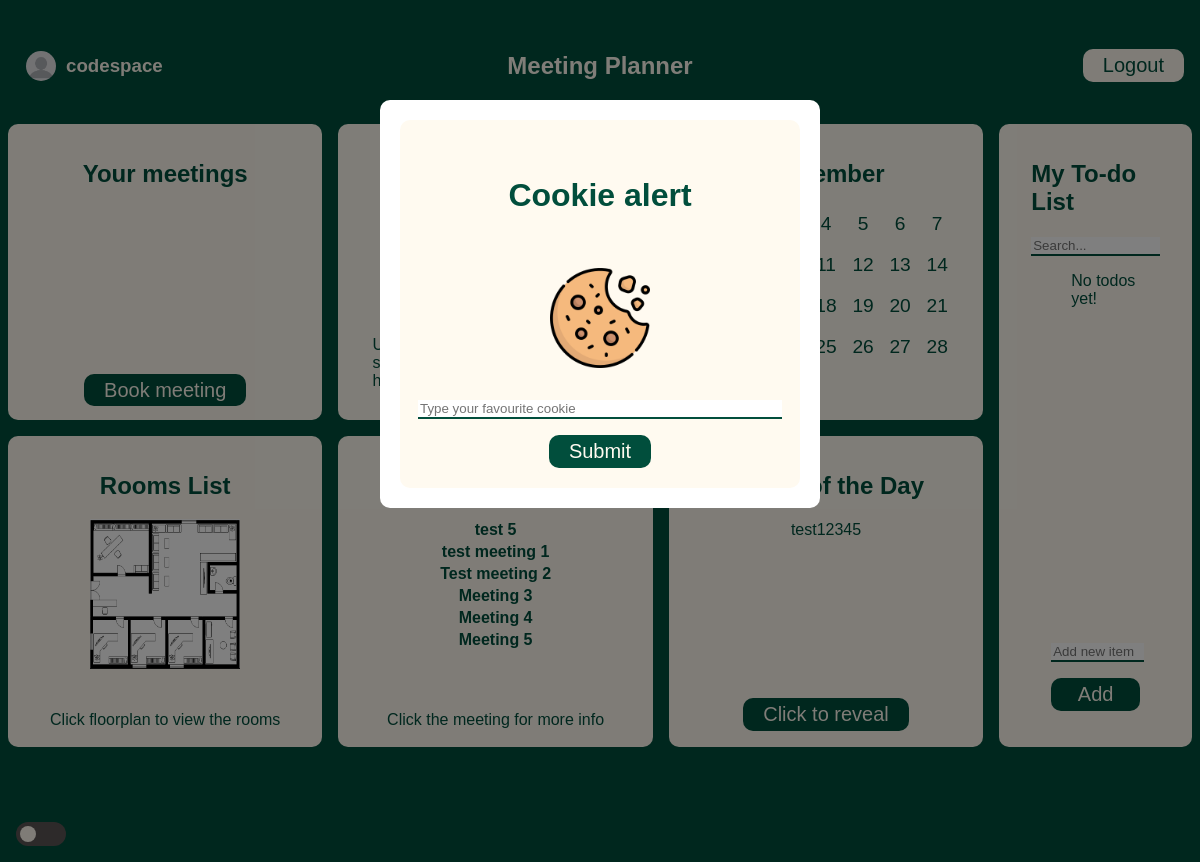
Page / (signed in) on the earlier database version.
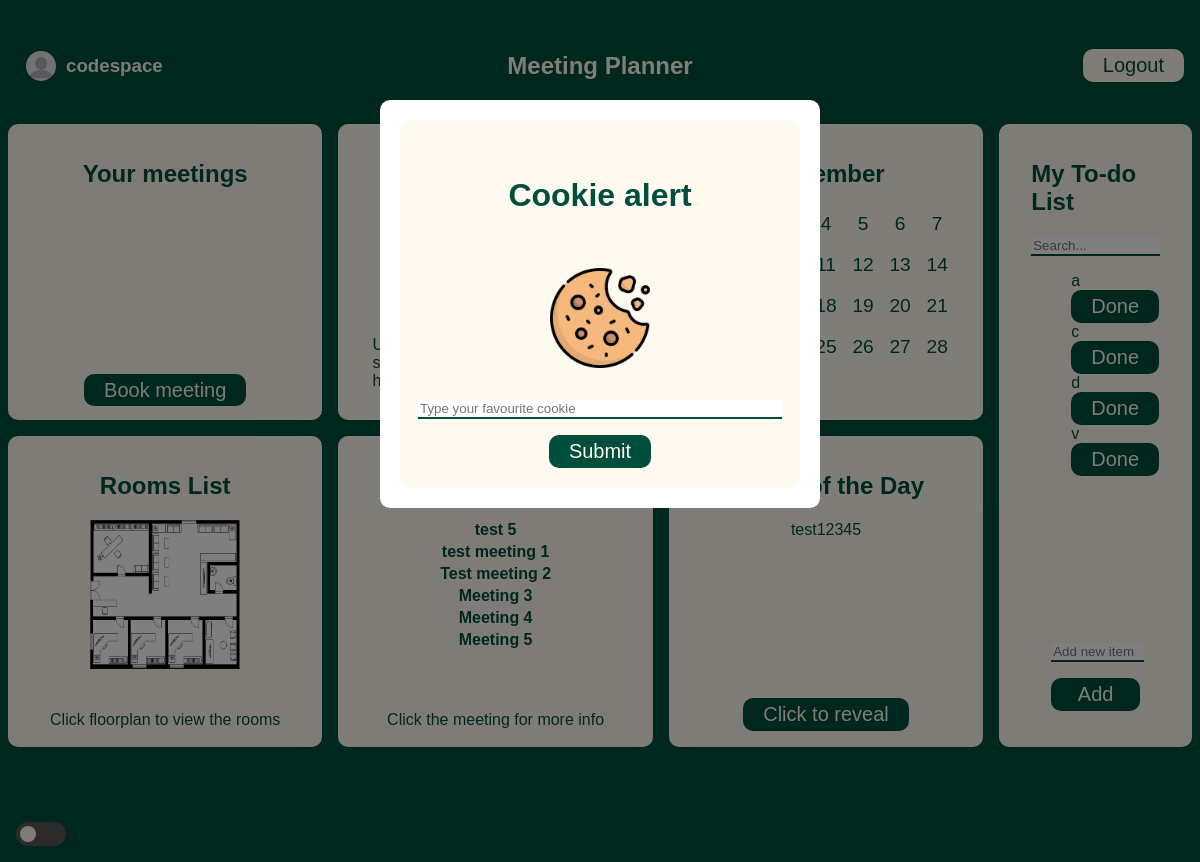
Same page on the later database version.
### meetings/models.py (models this page shows, shortened)
class Meeting(models.Model):
    title = models.CharField(max_length=200)
    date = models.DateField()
    start_time = models.TimeField(default=time(9))
    duration = models.IntegerField(default=1)
    room = models.ForeignKey(Room, on_delete=models.CASCADE)
    participants = models.ManyToManyField(
        get_user_model()
    )  # incase db changes we call m2m insted

class Todo(models.Model):
    user = models.ForeignKey(
        get_user_model(),
        on_delete=models.CASCADE
    )
    name = models.CharField(max_length=50)
    done = models.BooleanField(default=False)

### website/views.py (the view)
# urls.py: path("", welcome, name="welcome"),
def welcome(request):
    if request.user.is_authenticated:
        context = {
            "meetings": Meeting.objects.filter(
                participants__id=request.user.id, date__gt=timezone.now()
            ),
            "pastmeetings": Meeting.objects.filter(
                participants__id=request.user.id, date__lt=timezone.now()
            ).order_by("-date")[:6],
            "todos" : Todo.objects.filter(user=request.user, done=False)
        }
    else:
        context = {}
    return render(
        request, "website/welcome.html", context
    )  # dictionary is passed to the template

### templates/website/welcome.html (shortened to what this page needs)
{% extends "base.html" %}
{%load static%}
{% block extra_scripts %}
<link rel="stylesheet" href="{% static 'website/welcome.css' %}">
{% endblock %}
{% block content%}
<div id="modal" class="modal-overlay">
    <div class="modal-box">
        <form class="form" method="post" style="align-items: center;">
            <h1>Cookie alert</h1>
            <img src="{% static 'website/image.png' %}" height="100" width="100">
            <input required id="cookie" type="text" placeholder="Type your favourite cookie">
            <button type="submit" id="closeBtn" class="in-button">Submit</button>
        </form>
    </div>
</div>
<div class="home">
    <div>
        <div class="card">
            <div class="item dash meetings">
                <h2>Your meetings</h2>
                {% if user.is_authenticated %}
                <p class="in-actions" style="margin-top:auto"><a id="book" href="{% url 'new' %}">Book meeting</a></p>
                {%else%}
                <p>Log in to book a new meeting</p>
                {%endif%}
            </div>
            <div class="item dash">
                <h2>Todays Information</h2>
                <p id="date"></p>
                <p id="location"></p>
                <div class=temp-circle>
                    <div id="temp">Loading</div>
                </div>
                <p id="weather"></p>
            </div>
            <div class="item dash" id="calendar">
                <h2 id="month"></h2>
                <div id="days"></div>
            </div>
        </div>
        <div class="card">
            <div class="item dash">
                <h2>Rooms List</h2>
                <a href="{%url 'rooms'%}"><img src="{% static 'website/floorplan.png' %}" width="150" height="150"
                        alt="Floorplan button"></a>
                <br><br>
                <p style=" margin-top:auto;">Click floorplan to view the rooms</a></p>
            </div>
            <div class="item dash meetings">
                <h2>Past Meetings</h2>
                {% if user.is_authenticated %}
                {% for meeting in pastmeetings %}
                <p><a href="{% url 'detail' meeting.id %}">
                        {{meeting.title}}
                    </a></p>
                {% endfor %}
                <p style=" margin-top:auto;">Click the meeting for more info</p>
                {%else%}
                <p>Log in to view previous meetings</p>
                {%endif%}
            </div>
            <div class="item dash">
                <h2>Riddle of the Day</h2>
                <p id="riddle"></p>
                <button id="reveal" class="in-button"> Click to reveal</button>
            </div>
        </div>
    </div>
    <div class="card">
        <div class="item dash todo">
            <div class="todo-top">
                <h2>My To-do List</h2>
                <input type="search" name="searchText" placeholder="Search..." hx-get="{% url 'todo_search' %}"
                    hx-target="#todo-list" hx-swap="innerHTML" hx-trigger="input changed delay:500ms">
            </div>
            <div class="todo-mid">
                {% include "website/todo_list.html" %}
            </div>
            <div class="todo-bottom">
                <form class="form" hx-post="{% url 'todo_create' %}" hx-target="#todo-list" hx-swap="afterbegin"
                    hx-on::after-request="if(event.detail.successful) this.reset()">
                    <input type="text" name="name" placeholder="Add new item" required autocomplete="off">
                    <button class="in-button" type="submit">Add</button>
                </form>
            </div>
        </div>
    </div>
</div>
{%endblock%}

### templates/base.html (shortened to what this page needs)
{% load static %}
<!DOCTYPE html>
<html lang="en">
<head>
    <link rel="stylesheet" href="{% static 'website/style.css' %}">
</head>
{% block extra_scripts %}{% endblock %}
<body>
    {% if user.is_authenticated %}
    <nav class="header">
        <div class="name">
            <img src="{% static 'website/profile.jpg' %}" id="profile" alt="Profile icon">
            <h3>{{user.get_username}}</h3>
        </div>
        <h1> Meeting Planner</h1>
        <form method="post" action="{%url 'logout'%}">
            <button type="submit">Logout</button>
        </form>
    </nav>
    {%endif%}
    <div class="content">
        {% block content %}
        {% endblock%}
    </div>
    <div id="footer">
        <h1></h1>
    </div>
    <div id="mode">
        <label class="switch" for="darklight">
            <span class="slider round"></span>
        </label>
    </div>
</body>
</html>

### templates/website/todo_list.html
<ul id="todo-list">
    {% for todo in todos %}
        {% include "website/todo_item.html" %}
    {% empty %}
        <li>No todos yet!</li>
    {% endfor %}
</ul>

### templates/website/todo_item.html
<div id="todo-{{ todo.id }} todo-bullet">
    <span>{{ todo.name }}</span>
    <button
        hx-post="{% url 'todo_complete' todo.id %}"
        hx-headers='{"X-CSRFToken": "{{ csrf_token }}"}'
        hx-target="closest div"
        hx-swap="outerHTML"
        hx-confirm="Mark this todo as completed?"
        class="in-button">
        Done
    </button>
</div>

### website/static/website/style.css (style rules this page uses)
:root { --main: #014e3c; --button: #cfe0d0; --light: #fffaf0; --dark: #206c5e; }
body { font-family:'Franklin Gothic Medium', 'Arial Narrow', Arial, sans-serif; color: var(--light); background-color: var(--main); margin: 0; display:flex; flex-direction: column; min-height: 100dvh; }
button { background-color: var(--light); border: none; color: var(--main); border-radius: 10px; padding: 5px 20px; font-size: 20px; }
h1 { padding: 1rem; }
a { text-decoration: none; font-weight: bold; color: var(--main); }
p { margin: 0; padding: 2px; }
input { border: none; border-bottom: 2px var(--main) solid; width: 100%; }
.form { padding: 20px; gap: 1rem; display: flex; flex-direction: column; background-color: var(--light); color: var(--main); border-radius: 10px; }
.card { display: flex; flex-direction: row; color: var(--main); gap: 1rem; padding :0.5rem; }
.item { padding: 1rem 2rem; background-color: var(--light); color: var(--main); border-radius: 10px; display:flex; flex-direction: column; align-items: center; }
.dash { flex:1; }
.in-button { background-color: var(--main); color: var(--light); margin-top: auto; }
.in-actions a { background-color: var(--main); color: var(--light); border-radius: 10px; padding: 5px 20px; font-size: 20px; font-weight: normal; }
#mode { padding: 1rem; bottom: 0; align-items: center; position: fixed; }
#footer { padding:1rem; }
.switch { position: relative; display: inline-block; width: 50px; height: 24px; }
.slider { position: absolute; cursor: pointer; top: 0; left: 0; right: 0; bottom: 0; background-color: rgb(91, 84, 84); -webkit-transition: .4s; transition: .4s; }
.slider:before { position: absolute; content: ""; height: 16px; width: 16px; left: 4px; bottom: 4px; background-color: var(--light); -webkit-transition: .4s; transition: .4s; }
.slider.round { border-radius: 34px; }
.slider.round:before { border-radius: 50%; }
.header { display: grid; grid-template-columns: 1fr 1fr 1fr; padding: 1rem 1rem 0 1rem; align-items: center; }
.header > :first-child { justify-self: start; }
.header > :nth-child(2) { justify-self: center; }
.header > :last-child { justify-self: end; }
.name { display: flex; flex-direction: row; align-items: center; }
#profile { height: 30px; width: 30px; padding: 10px; border-radius: 100%; }
.content { display: flex; flex-direction: column; align-items: center; justify-content: center; height: 100%; flex-grow: 1; }

### website/static/website/welcome.css (style rules this page uses)
.temp-circle { position: relative; display: flex; justify-content: center; align-items: center; width: 100px; height: 100px; }
#temp { position: relative; z-index: 2; }
#month { text-align: center; }
#days { display: grid; grid-template-columns: repeat(7, minmax(0, 1fr)); gap: 9px; }
.home { display: flex; }
.modal-overlay { display: none; position: fixed; left: 0; top: 0; width: 100%; height: 100%; background: rgba(0, 0, 0, 0.5); z-index: 99; }
.modal-overlay.show { display: block; }
.modal-box { background: white; width: 90%; max-width: 400px; margin: 100px auto; padding: 20px; border-radius: 10px; color: var(--main); z-index: 100; }
.todo-bottom { display: flex; margin-top: auto; }
.todo-mid { align-content: center; }

Differences in the rows shown:
added Todo: name "a"
added Todo: name "c"
added Todo: name "d"
added Todo: name "v"
Other differences:
text no longer shown: "No todos yet!"
